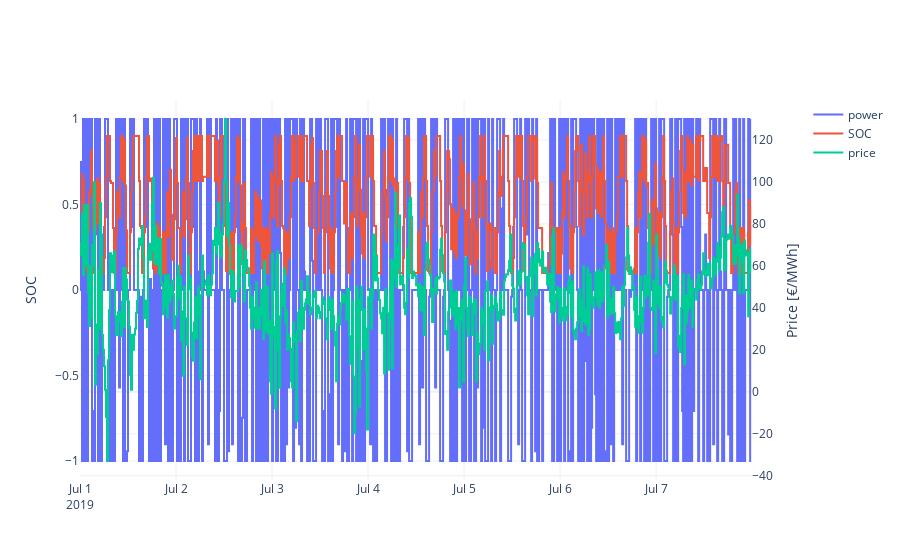

Here is the notebook cell this chart was saved with:
### Code cell
plot_bess_power(df, template=template)

### Figure 1 — Plotly figure (JSON) as saved in the notebook; plotly's stock layout.template omitted (floating-point values rounded to 4 significant figures; data arrays with more than 128 entries replaced by an {"elided": "..."} marker saying what was removed)
{"data": [{"line": {"shape": "hv"}, "name": "power", "type": "scatter", "x": {"elided": "672 str values"}, "y": {"elided": "672 float values"}}, {"line": {"shape": "hv"}, "name": "SOC", "type": "scatter", "x": {"elided": "672 str values"}, "y": {"elided": "672 float values"}}, {"line": {"shape": "hv"}, "name": "price", "type": "scatter", "x": {"elided": "672 str values"}, "xaxis": "x", "y": {"elided": "672 float values"}, "yaxis": "y2"}], "layout": {"xaxis": {"anchor": "y", "domain": [0, 0.94]}, "yaxis": {"anchor": "x", "domain": [0, 1], "title": {"text": "SOC"}}, "yaxis2": {"anchor": "x", "overlaying": "y", "side": "right", "title": {"text": "Price [€/MWh]"}}}}
